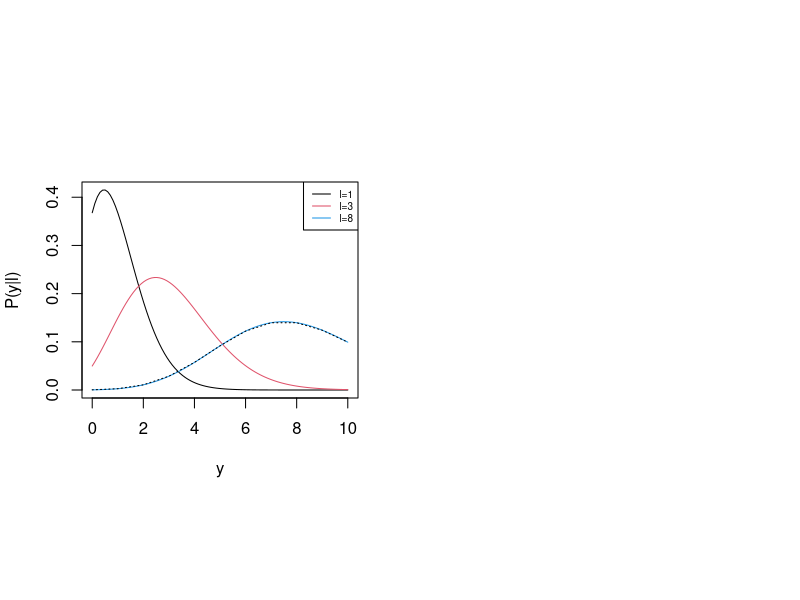
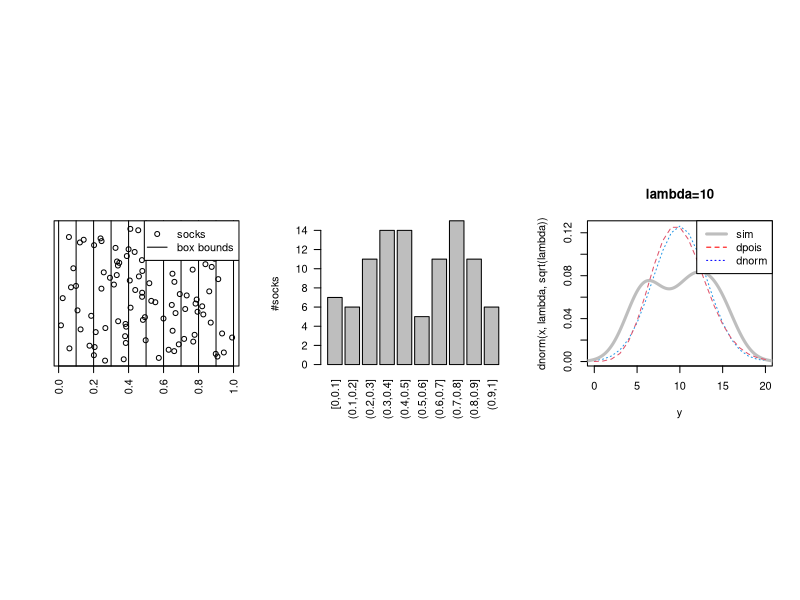
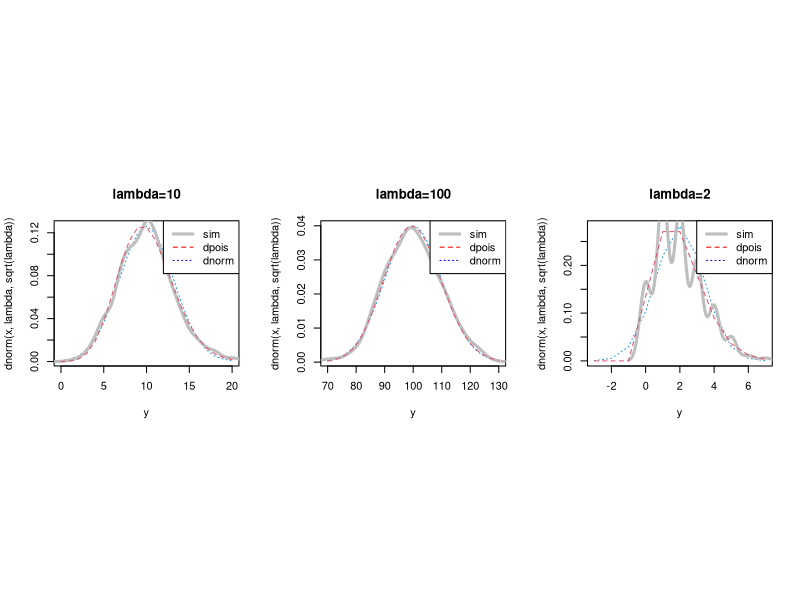
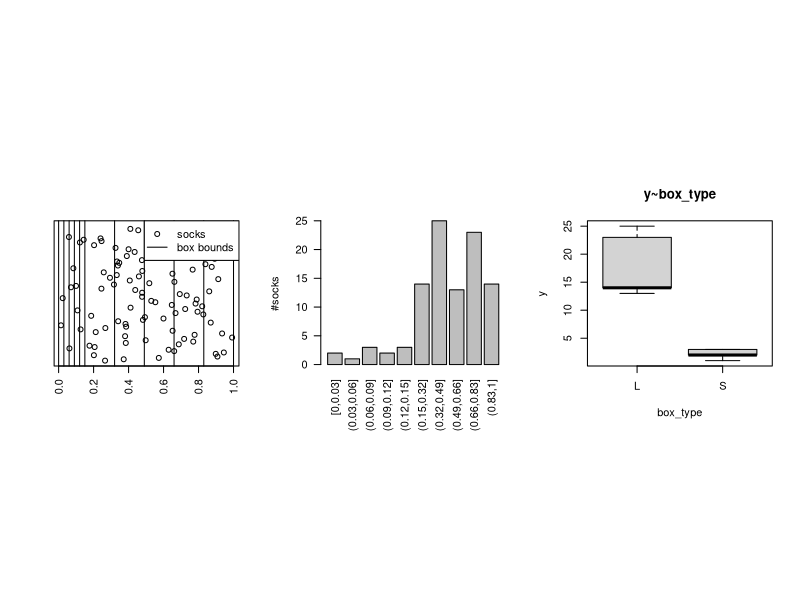
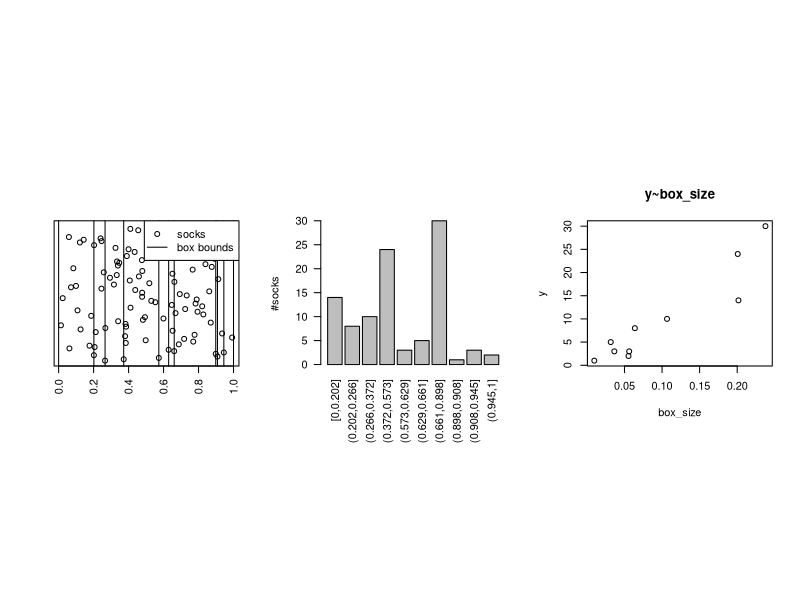
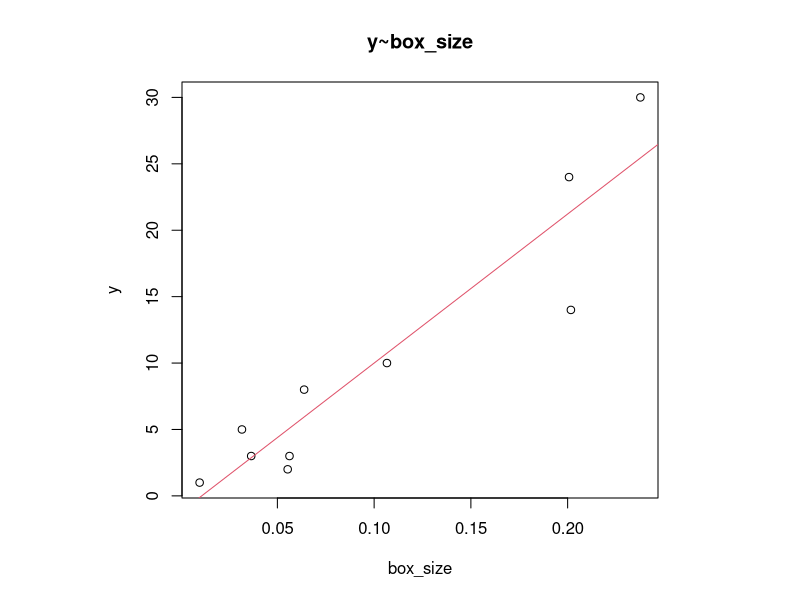
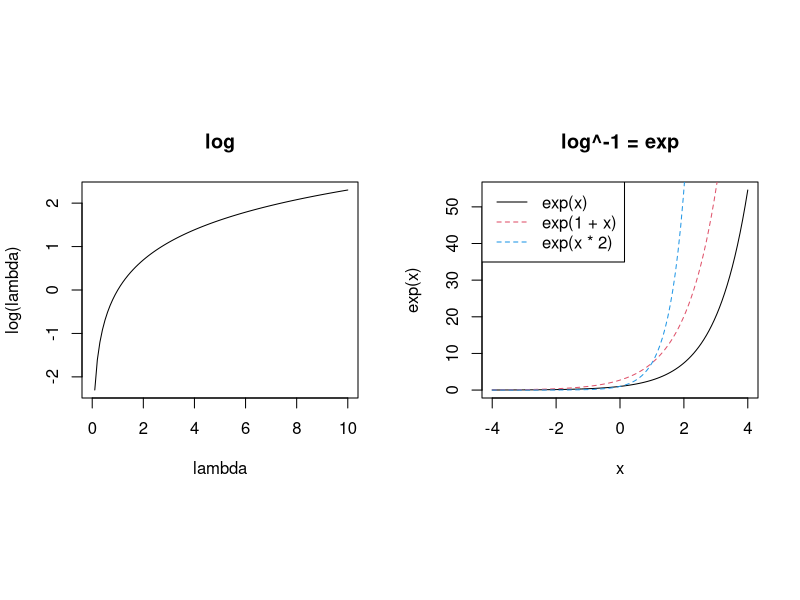
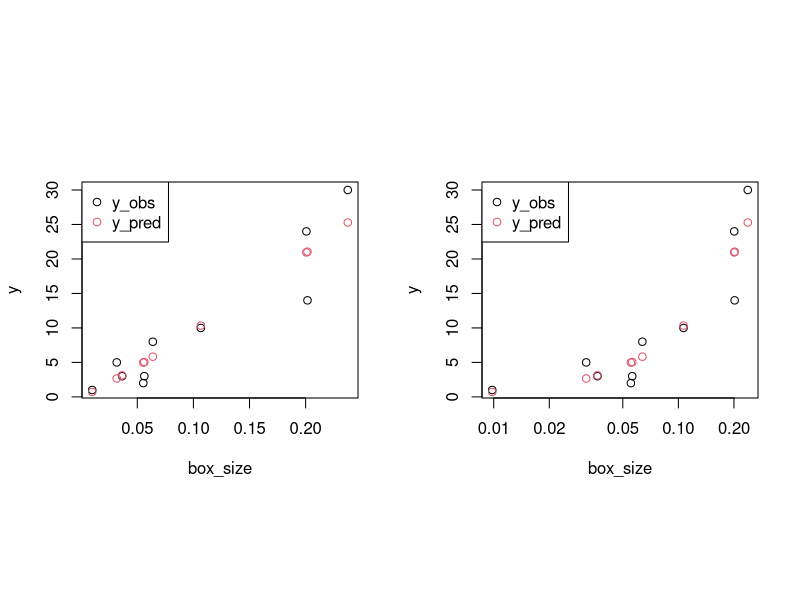

Reproduce these figures in R, in order.
## ---- chunk 1
layout(matrix(1:2, 1), respect=TRUE)
y = seq(0, 10, length.out=100)
l=0
l=1
plot(y, l^y/factorial(y) * exp(-l), type="l", col=1, ylab="P(y|l)", xlab="y")
l=3
lines(y, l^y/factorial(y) * exp(-l), type="l", col=2)
l=8
lines(y, l^y/factorial(y) * exp(-l), type="l", col=4)
y = seq(0, 25, length.out=100)
lines(0:10, dpois(0:10, l), type="l", lty=3, col=1)
legend("topright", c("l=1", "l=3", "l=8"), col=c(1, 2, 4), lty=1, cex=0.6)
## ---- chunk 2
socks_sim = function(n_socks=100, n_boxes=10, box_bounds, cofact) {
  if (missing(box_bounds)) {
    box_bounds = seq(0,1,length.out=n_boxes+1)  
  } else {
    n_boxes = length(box_bounds) - 1
  }
  set.seed(1)
  socks = runif(n_socks)
  y = table(cut(socks, breaks=box_bounds, include.lowest=TRUE))
  lambda = n_socks / n_boxes
  d = data.frame(y=y)
  colnames(d) = c("box", "y")
  if (!missing(cofact)) {
    d[[names(cofact)[[1]]]] = cofact[[1]]
  }
  return(list(socks=socks, box_bounds=box_bounds, d=d))
}

sim_null = sim = socks_sim()

plot_sim = function(sim, DETAILS=0) {
  if (!DETAILS<0) {
    layout(matrix(1:3, 1), respect=TRUE)
    plot(sim$socks, 1:length(sim$socks), yaxt="n", xlab="", ylab="", las=2)
    abline(v=sim$box_bounds)
    legend("topright", c("socks", "box bounds"), pch=c(1,NA), lty=c(0,1))
    y = sim$d$y
    names(y) = sim$d$box
    barplot(y, las=2, ylab="#socks")
  }
  if (!DETAILS>0) {
    lambda = length(sim$socks) / length(sim$box_bounds[-1])
    x = floor(lambda-3*sqrt(lambda)):ceiling(lambda+3*sqrt(lambda))
    plot(x, dnorm(x, lambda, sqrt(lambda)), type="l", xlab="y", lty=3, col=4, main=paste0("lambda=", lambda))
    lines(density(sim$d$y), main=paste0("lambda=", lambda), lwd=3, col="grey")
    lines(x, dpois(x, lambda), type="l", xlab="y", lty=2, col=2)
    legend("topright", c("sim", "dpois", "dnorm"), col=c("grey", "red", "blue"), lty=1:3, lwd=c(3, 1, 1))    
  }
}

plot_sim(sim_null)
## ---- chunk 3
layout(matrix(1:3, 1), respect=TRUE)
plot_sim(socks_sim(n_socks=10000 , n_boxes=1000), -1)
plot_sim(socks_sim(n_socks=100000, n_boxes=1000), -1)
plot_sim(socks_sim(n_socks=2000  , n_boxes=1000), -1)
## ---- chunk 4
box_bounds = c(seq(0,0.15,length.out=6), seq(0.15,1,length.out=6)[-1])
cofact = list(box_type=rep(c("S", "L"), each=5))
sim_sl = socks_sim(box_bounds=box_bounds, cofact=cofact)
plot_sim(sim_sl, 1)
boxplot(y~box_type, sim_sl$d, ylab="y", main="y~box_type")
## ---- chunk 5
sim_sl$d
m = lm(y~box_type, sim_sl$d)
summary(m)
shapiro.test(m$residuals)
bartlett.test(y~box_type, sim_sl$d)
wilcox.test(y~box_type, sim_sl$d)
## ---- chunk 6
# M1
lambda = mean(sim_sl$d$y)
lambda
l1 = prod(dpois(sim_sl$d$y,lambda))
l1
ll1 = sum(log(dpois(sim_sl$d$y,lambda)))
ll1 
log(l1)
  
# M2
lambda_S = mean(sim_sl$d$y[1:5])
lambda_S
lambda_L = mean(sim_sl$d$y[6:10])
lambda_L
l2 = prod(dpois(sim_sl$d$y[1:5],lambda_S)) * prod(dpois(sim_sl$d$y[6:10],lambda_L))
l2
ll2 = sum(log(dpois(sim_sl$d$y[1:5],lambda_S))) + sum(log(dpois(sim_sl$d$y[6:10],lambda_L)))
ll2 
log(l2)

# Test
T = -2 * (ll1 - ll2)
1- pchisq(T,1)
pchisq(T, 1, lower.tail=FALSE)

# m1 = glm(y ~ 1, sim_sl$d, family=poisson(link="log"))
# m2 = glm(y ~ box_type, sim_sl$d, family=poisson(link="log"))
# anova(m1, m2, test="Chisq")
# anova(m1, m2, test="Chisq")[2,5]
## ---- chunk 7
set.seed(1)
box_bounds = c(0, sort(runif(9)), 1)
cofact=list(box_size=box_bounds[-1] - box_bounds[-length(box_bounds)])
sim_size = socks_sim(box_bounds=box_bounds, cofact=cofact)
plot_sim(sim_size, 1)
plot(y~box_size, sim_size$d, ylab="y", main="y~box_size")
## ---- chunk 8
layout(1, respect=TRUE)
m = lm(y~box_size, sim_size$d)
summary(m)
plot(y~box_size, sim_size$d, ylab="y", main="y~box_size")
abline(m, col=2)
predict(m, data.frame(box_size=0.1))
predict(m, data.frame(box_size=0.001))
predict(m, data.frame(box_size=0))
## ---- chunk 9
layout(matrix(1:2, 1), respect=TRUE)
lambda = 0:100/10
plot(lambda, log(lambda), main="log", type="l")
x = seq(-4, 4,  length.out=100)
plot(x, exp(x), main="log^-1 = exp", type="l")
lines(x, exp(1 + x), col=2, lty=2)
lines(x, exp(x * 2), col=4, lty=2)
legend("topleft", c("exp(x)", "exp(1 + x)", "exp(x * 2)"), col=c(1,2,4), lty=c(1,2,2))
## ---- chunk 10
m_size = glm(y ~ log(box_size), sim_size$d, family=poisson(link="log"))
summary(m_size)
exp(m_size$coefficients[[1]])
exp(m_size$coefficients[[2]])
exp(m_size$coefficients[[1]]) * exp(m_size$coefficients[[2]]*log(0.1))
predict(m_size, data.frame(box_size=0.1), type="response")
predict(m_size, data.frame(box_size=0.001), type="response")
predict(m_size, data.frame(box_size=0), type="response")

layout(matrix(1:2, 1), respect=TRUE)
ypred = predict(m_size, data.frame(box_size=sim_size$d$box_size), type="response")
plot(sim_size$d$box_size, sim_size$d$y, xlab="box_size", ylab="y")
points(sim_size$d$box_size, ypred, col=2)
legend("topleft", c("y_obs", "y_pred"), col=1:2, pch=1)

plot(sim_size$d$box_size, sim_size$d$y, xlab="box_size", ylab="y", log="x")
points(sim_size$d$box_size, ypred, col=2)
legend("topleft", c("y_obs", "y_pred"), col=1:2, pch=1)

## ---- chunk 11
m_null = glm(y ~ 1, sim_null$d, family=poisson(link="log"))
summary(m_null)
exp(m_null$coefficients[[1]])

m_sl = glm(y ~ box_type, sim_sl$d, family=poisson(link="log"))
summary(m_sl)
exp(m_sl$coefficients[[1]])
exp(m_sl$coefficients[[2]])
exp(m_sl$coefficients[[1]]) * exp(m_sl$coefficients[[2]])
exp(m_sl$coefficients[[1]]) / exp(m_sl$coefficients[[2]])
lambda_L
lambda_S
## ---- chunk 12
data("InsectSprays")
d = InsectSprays
head(d)
dim(d)
table(d$spray)
layout(matrix(1:2, 1, byrow=TRUE), respect=TRUE)
p = plot(d$spray, d$count, main="count~spray", xlab="spray", ylab="count", border="grey")
points(jitter(as.numeric(d$spray)), d$count)
